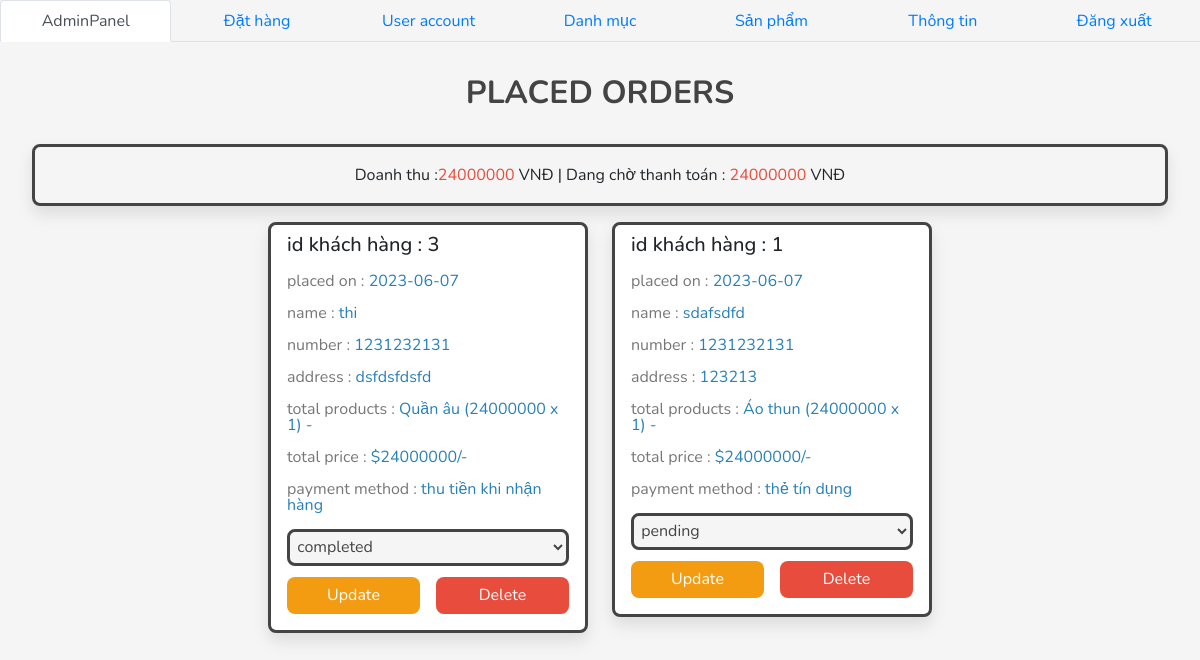
Screenshot of /admincp/admin/placed_orders.php with the database file from the repository.
### tables this page shows
CREATE TABLE `orders` (
  `id` int(100) NOT NULL,
  `user_id` int(100) NOT NULL,
  `name` varchar(20) NOT NULL,
  `number` varchar(10) NOT NULL,
  `email` varchar(50) NOT NULL,
  `method` varchar(50) NOT NULL,
  `address` varchar(500) NOT NULL,
  `total_products` varchar(1000) NOT NULL,
  `total_price` int(100) NOT NULL,
  `placed_on` date NOT NULL DEFAULT current_timestamp(),
  `payment_status` varchar(20) NOT NULL DEFAULT 'pending'
);

### admincp/admin/placed_orders.php (the view, shortened to what this page needs)
<?php
require_once('../../database/dbhelper.php');
?>
<!DOCTYPE html>
<html>
<head>
    <link rel="stylesheet" href="https://maxcdn.bootstrapcdn.com/bootstrap/4.4.1/css/bootstrap.min.css">
    <link rel="stylesheet" href="../../css/admin_style.css">
</head>
<body>
    <?php include("../components/admin_header.php");  ?>
    <section class="orders">
        <h1 class="heading">placed orders</h1>
        <?php
        $dangChoThanhToan = 0;
        $select_dangChoThanhToan = "SELECT * FROM `orders`where payment_status = 'pending'";
        $result = mysqli_query($connect, $select_dangChoThanhToan);
        while ($row = mysqli_fetch_assoc($result)) {
            $dangChoThanhToan += $row['total_price'];
        }
        $Doanh_thu = 0;
        $select_Doanh_thu = "SELECT * FROM `orders`where payment_status = 'completed'";
        $result = mysqli_query($connect, $select_Doanh_thu);
        while ($row = mysqli_fetch_assoc($result)) {
            $Doanh_thu += $row['total_price'];
        }
        ?>
        <p class="revenue">Doanh thu :<span><?= $Doanh_thu; ?></span> VNĐ | Dang chờ thanh toán : <span><?= $dangChoThanhToan; ?></span> VNĐ</p>
        <div class="box-container">
            <?php
            $select_orders = "SELECT * FROM `orders`";
            $select_orders = mysqli_query($connect, $select_orders);
            if (mysqli_num_rows($select_orders) > 0) {
                while ($fetch_orders =  mysqli_fetch_assoc($select_orders)) {
            ?>
                    <div class="box">
                        <h5>id khách hàng : <?= $fetch_orders['user_id'] ?></h5>
                        <p> placed on : <span><?= $fetch_orders['placed_on']; ?></span> </p>
                        <p> name : <span><?= $fetch_orders['name']; ?></span> </p>
                        <p> number : <span><?= $fetch_orders['number']; ?></span> </p>
                        <p> address : <span><?= $fetch_orders['address']; ?></span> </p>
                        <p> total products : <span><?= $fetch_orders['total_products']; ?></span> </p>
                        <p> total price : <span>$<?= $fetch_orders['total_price']; ?>/-</span> </p>
                        <p> payment method : <span><?= $fetch_orders['method']; ?></span> </p>
                        <form action="" method="post">
                            <select name="payment_status" class="select">
                                <option selected disabled><?= $fetch_orders['payment_status']; ?></option>
                            </select>
                            <div class="flex-btn">
                                <input type="submit" value="update" class="option-btn" name="update_payment">
                                <a href="placed_orders.php?delete=<?= $fetch_orders['id']; ?>" class="delete-btn" onclick="return confirm('delete this order?');">delete</a>
                            </div>
                        </form>
                    </div>
            <?php
                }
            } else {
                echo '<p class="empty">no orders placed yet!</p>';
            }
            ?>
        </div>
    </section>
</body>
</html>

### admincp/components/admin_header.php (shortened to what this page needs)
<header class="header">
    <ul class="nav nav-tabs nav-justified">
        <li class="nav-item">
            <a href="../admin/admin_home.php" class="nav-link active">Admin<span>Panel</span></a>
        </li>
        <li class="nav-item">
            <a href="../admin/placed_orders.php" class="nav-link">Đặt hàng</a>
        </li>
        <li class="nav-item">
            <a href="../admin/users_account.php" class="nav-link">User account</a>
        </li>
        <li class="nav-item">
            <a href="../DanhMuc/index.php" class="nav-link">Danh mục</a>
        </li>
        <li class="nav-item">
            <a href="../SanPham/index.php" class="nav-link">Sản phẩm</a>
        </li>
        <li class="nav-item">
            <a href="../admin/admin_info.php" class="nav-link">Thông tin</a>
        </li>
        <li class="nav-item">
            <a href="../admin/admin_logout.php" class="nav-link" onclick='return confirm("bạn có muốn đăng xuất không ?");'>Đăng xuất</a>
        </li>
    </ul>
</header>

### css/admin_style.css (style rules this page uses)
:root { --main-color:#2980b9; --orange:#f39c12; --red:#e74c3c; --black:#444; --white:#fff; --light-color:#777; --light-bg:#f5f5f5; --border:.2rem solid var(--black); --box-shadow:0 .5rem 1rem rgba(0,0,0,.1); }
* { font-family: 'Nunito', sans-serif; margin:0; padding:0; box-sizing: border-box; outline: none; border:none; text-decoration: none; }
body { background-color: var(--light-bg); animation: transitionIn .2s ease-in; }
section { padding:2rem; max-width: 1200px; margin:0 auto; }
.heading { font-size: 2rem; font-weight: bold; color:var(--black); margin-bottom: 2rem; text-align: center; text-transform: uppercase; }
.btn, .delete-btn, .option-btn { display: block; width: 100%; margin-top: .5rem; border-radius: .5rem; padding:.4rem .2rem; font-size: 1rem; text-transform: capitalize; color:var(--white); cursor: pointer; text-align: center; }
.option-btn { background-color: var(--orange); }
.delete-btn { background-color: var(--red); }
.flex-btn { display: flex; gap:1rem; }
.orders .box-container { display: grid; grid-template-columns: repeat(auto-fit, 20rem); gap:1.5rem; align-items: flex-start; justify-content: center; }
.orders .box-container .box { padding:1rem; padding-top: .5rem; border-radius: .5rem; border:var(--border); background-color: var(--white); box-shadow: var(--box-shadow); }
.orders .box-container .box p { line-height: 1; font-size: 1rem; color:var(--light-color); margin:1rem 0; }
.orders .box-container .box p span { color:var(--main-color); }
.orders .box-container .select { margin-bottom: .2rem; width: 100%; background-color: var(--light-bg); padding:.2rem; font-size: 1rem; color:var(--black); border-radius: .5rem; border:var(--border); }
.revenue { padding: 1rem; border: var(--border); box-shadow: var(--box-shadow); border-radius: .5rem; font-size: 1rem; text-align: center; }
.revenue span { color: var(--red); }

### rows the page displays
orders: user "3", placed_on "2023-06-07", name "thi", number "1231232131", address "dsfdsfdsfd", total_products "Quần âu (24000000 x 1) -", total_price "24000000", method "thu tiền khi nhận hàng", payment_status "completed"
orders: user "1", placed_on "2023-06-07", name "sdafsdfd", number "1231232131", address "123213", total_products "Áo thun (24000000 x 1) -", total_price "24000000", method "thẻ tín dụng", payment_status "pending"

### other values shown
$Doanh_thu "24000000"
$dangChoThanhToan "24000000"
